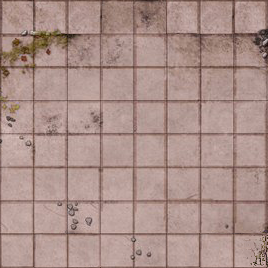
#> input picture laba_7/public_html/images/game_board/background1.png, 268 x 268 px
$ python create_board.py
#> lines starting #> are read from the running program, lines starting #| are printed output that depends on the picture
from os.path import isfile, split, join, exists
from os import mkdir
from time import sleep
from PIL import Image


def crop_img(img, dx, dy):
#> called with img = 'background1.png', dx = 67, dy = 67
    if isfile(img):
        image = Image.open(img)
#> image is the input picture: PIL image 268x268 RGBA; mean R, G, B, A 170.8, 144.3, 137.8, 255
        w, h = image.size
#> w = 268; h = 268
        *img_name, file_type = split(img)[1].split('.')
        img_name = '.'.join(img_name)
        if not exists(img_name):  # Создаем папку
            mkdir(img_name)
        img_name = join(split(__file__)[0], img_name, img_name)
        file_type = "." + file_type
        for st_x in range(0, w, dx):
            for st_y in range(0, h, dy):
                t = image.crop((st_x, st_y, dx + st_x, dy + st_y))
                # print(st_x, st_y, img_name + f"_{st_x//dx}_{st_y//dy}" + file_type, t.size)
                t.save(img_name + f"_{st_x//dx}_{st_y//dy}" + file_type)
#> this loop made 4 passes
#> pass 1, in crop_img, `t.save(img_name + f"_{st_x//dx}_{st_y//dy}" + file_type)`:
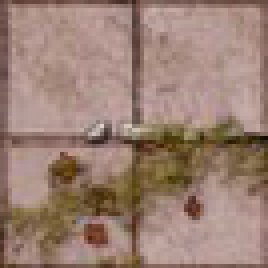
#> saved as background1_0_0.png: PIL image 67x67 RGBA (shown 4 times larger); mean R, G, B, A 155.1, 128.2, 115.4, 255
#> pass 1, in crop_img, `t.save(img_name + f"_{st_x//dx}_{st_y//dy}" + file_type)`:
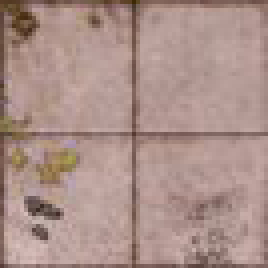
#> saved as background1_0_1.png: PIL image 67x67 RGBA (shown 4 times larger); mean R, G, B, A 171.3, 144.6, 137.8, 255
#> pass 1, in crop_img, `t.save(img_name + f"_{st_x//dx}_{st_y//dy}" + file_type)`:
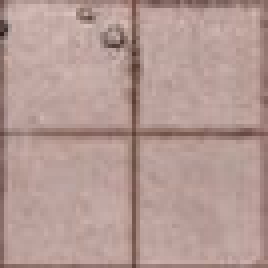
#> saved as background1_0_2.png: PIL image 67x67 RGBA (shown 4 times larger); mean R, G, B, A 180.2, 154, 148.5, 255
#> pass 1, in crop_img, `t.save(img_name + f"_{st_x//dx}_{st_y//dy}" + file_type)`:
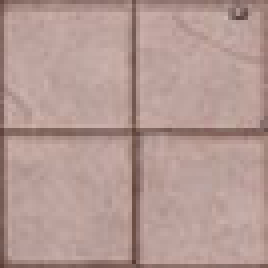
#> saved as background1_0_3.png: PIL image 67x67 RGBA (shown 4 times larger); mean R, G, B, A 180.2, 153.9, 148.3, 255
#> after the loop:
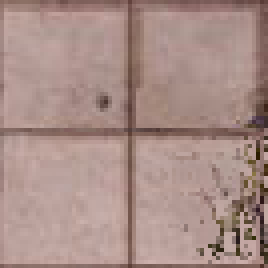
#> t: PIL image 67x67 RGBA (shown 4 times larger); mean R, G, B, A 168.6, 142.2, 136, 255

    else:
        print('изображение', img, "не найдено")
        sleep(5)
        exit()

crop_img("background1.png", 67, 67)
